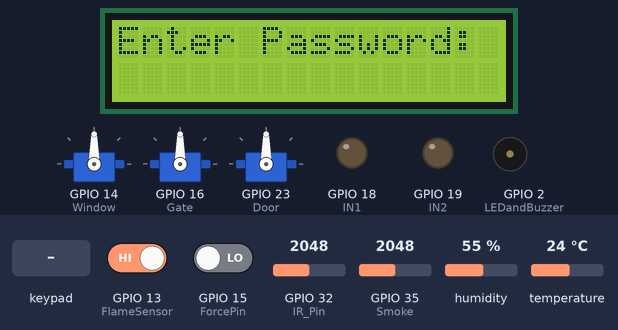
The sketch below on a simulated ESP32. Parts: 3 × servo, 16×2 character LCD, output pins drawn as LEDs (lit = HIGH), buzzer (waves = sounding). Inputs (shaded band) come from the test bench; at power-on: GPIO 13 (FlameSensor) HIGH, GPIO 15 (ForcePin) LOW, GPIO 32 (IR_Pin) = 2048, GPIO 35 (Smoke) = 2048, humidity 55 %, temperature 24 °C. WiFi joins after 1.5 s; servers stay silent unless stated; the Firebase database answers and starts empty; what the sketch prints to the serial monitor is not drawn.

Above: at 3.5 s.
3.6 s: keypad keys 1 2 3 4 # pressed 0.4 s apart
At 6.3 s:
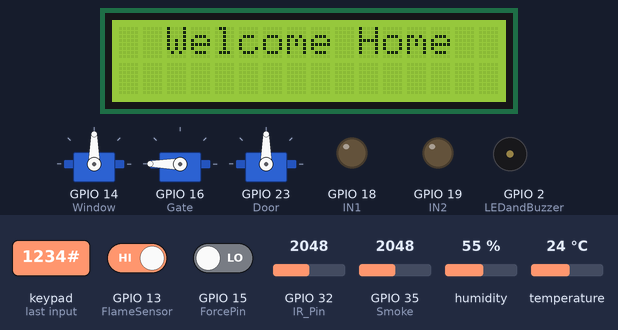
At 13.9 s:
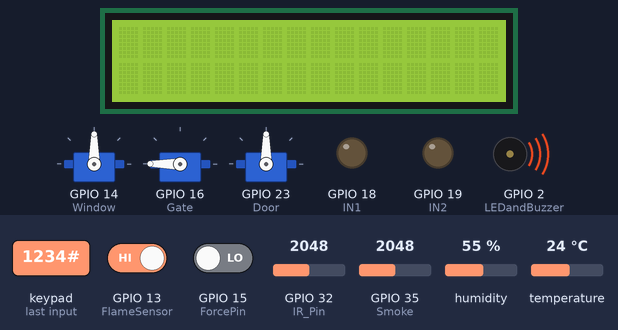
Timing chart, 0 to 29.3 s (numbered marks = the images above; inputs shaded):
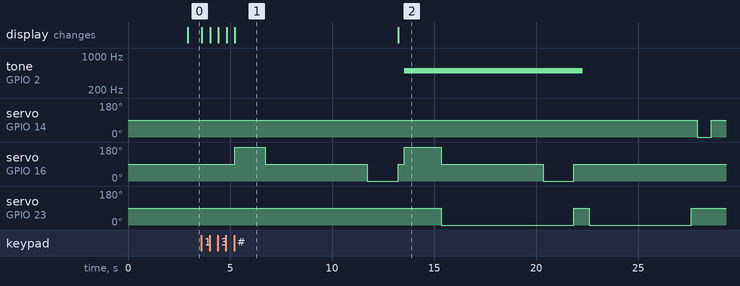

The sketch:

Smart_Home.ino
```cpp
#include <ESP32Servo.h>
#include <Adafruit_AHTX0.h>
#include <Keypad.h>// Library for Keypad
#include <LiquidCrystal_I2C.h> // Library for LCD

//-------------------------------------------------------------------
#include <FirebaseESP32.h>
#include <WiFiClientSecure.h>

// Firebase configuration
#define FIREBASE_HOST "https://esp-32-2c84d-default-rtdb.firebaseio.com/"   // RealTime Database Host Link
#define FIREBASE_AUTH "985113887683"

const char *wifi_name = "salsola";
const char *password = "bozo2010";

String alarm_path = "UsersData/Home/Alarm";
String door_path = "UsersData/Home/Door";
String fan_path = "UsersData/Home/Fan";
String gate_path = "UsersData/Home/Gate";
String light_path = "UsersData/Home/Light";
String rain_path = "UsersData/Home/Rain";
String temp_path = "UsersData/Home/Temp";
String window_path = "UsersData/Home/Window";
String ldr_path = "UsersData/Home/LDR";
String flame_path = "UsersData/Home/Flame";
String smoke_path = "UsersData/Home/Smoke";
String ir_path = "UsersData/Home/IR";

FirebaseData firebaseData;

//---------------------------------------------------------------------

#define ForcePin 15       // Force sensor analog input pin
int Pressure;
#define PressureThreshold 500

#define LDR 33
int LDR_Readings = 0;
#define LDRThreshold 3600

#define Window 14 // Window
#define Gate 16 // Gate
#define Door 23 // door

Servo Servo_Window;
Servo Servo_Gate;
Servo Servo_Door;

bool Someone = false;

#define FlameSensor 13      // Pin connected to the flame sensor
int FlameDetected;         // Variable to store the flame detection status

#define Smoke 35  // smoke sensor pin (analog)
#define SmokeThreshold 1000 // threshold value
int SmokeReadings;

#define LEDandBuzzer 2
#define Smoke_TONE 500
#define Flame_TONE 700
#define Brightness_TONE 1000

Adafruit_AHTX0 aht;   // Initialize the AHT10/AHT20 sensor object
// Variables to store temperature and humidity data
sensors_event_t humidity, temp;

#define IN1 18
#define IN2 19

#define IR_Pin 32         // IR sensor input pin
int IR_Readings;
bool Flag = false;

#define RainSensor 34  // Define the analog pin number for the rain sensor
int RainDropReadings;
bool Rain = false;

// Define keypad dimensions and pins
const byte ROWS = 4; //four rows
const byte COLS = 4; //four columns
// Global variables
String pad; // Stores entered keypad input
char key;   // Stores current key pressed
// Define keypad layout
char keys[ROWS][COLS] = {
  {'1','2','3','A'},
  {'4','5','6','B'},
  {'7','8','9','C'},
  {'*','0','#','D'}
};
// Define keypad row and column pin connections
byte rowPins[ROWS] = {12, 17, 27, 26};
byte colPins[COLS] = {25, 4, 5, 3};
// Create an object of the Keypad library
Keypad keypad = Keypad(makeKeymap(keys), rowPins, colPins, ROWS, COLS);
// Initialize LCD using I2C
LiquidCrystal_I2C LCD(0x27, 16, 2);

// Calibration parameters for your IR sensor
const int minAnalogValue = 100;   // Analog reading at minimum distance
const int maxAnalogValue = 800;   // Analog reading at maximum distance
const int minDistanceCM = 5;      // Minimum distance in cm
const int maxDistanceCM = 30;     // Maximum distance in cm

//---------------------------------------------------------------------------------

// Function to upload integer data to Firebase
void upload_int(String path, int value){
  if (Firebase.setInt(firebaseData, path, value)) {
    Serial.println("Data sent to Firebase!");
  } else {
    Serial.println("Failed to send data to Firebase.");
    Serial.println(firebaseData.errorReason());
  }
}

// Function to upload boolean data to Firebase
void upload_bool(String path, bool value){

  if (Firebase.setBool(firebaseData, path, value)) {
    Serial.println("Data sent to Firebase!");
  } else {
    Serial.println("Failed to send data to Firebase.");
    Serial.println(firebaseData.errorReason());
  }

}

// Function to read boolean data from Firebase
bool read(String path){
  if (Firebase.getBool(firebaseData, path)) {
    bool value = firebaseData.boolData();
    return value;
  } else {
    Serial.println("Failed to read data.");
    Serial.println(firebaseData.errorReason());
  }
}

//---------------------------------------------------------------------------------


void setup() {
  Serial.begin(9600);

  Servo_Window.attach(Window);
  Servo_Gate.attach(Gate);
  Servo_Door.attach(Door);

  pinMode(FlameSensor, INPUT);
  pinMode(Smoke,INPUT);
  pinMode(LEDandBuzzer,OUTPUT);

  // Check if the AHT10/AHT20 sensor is connected and functioning
  if (!aht.begin()) {
    Serial.println("Could not find AHT? Check wiring");
    while (1) delay(10); // Hangs the program in an infinite loop if sensor not found
  }

  pinMode(IN1,OUTPUT);
  pinMode(IN2,OUTPUT);

  LCD.init();
  LCD.backlight();

  //----------------------------------------------
   WiFi.begin(wifi_name, password);
    while(WiFi.status() != WL_CONNECTED){
    delay(1000);
    Serial.println("Connecting to Wifi!");
  }

  Firebase.begin(FIREBASE_HOST, FIREBASE_AUTH);
  //-----------------------------------------------
}

void loop() {

  Pressure = digitalRead(ForcePin);  // Read the analog value from the force sensor and map it to a pressure range of 0 to 4095

  // Read the status of the flame sensor (0 for flame detected, 1 for no flame detected)
  SmokeReadings = analogRead(Smoke); // getting sensor reading from A0 pin
  FlameDetected = digitalRead(FlameSensor);

  upload_bool(flame_path, !FlameDetected);
  upload_int(smoke_path, SmokeReadings);
  // Get fresh temperature and humidity data from the AHT10/AHT20 sensor
  aht.getEvent(&humidity, &temp);

  upload_int(temp_path, temp.temperature);

  IR_Readings = analogRead(IR_Pin);  // Read the analog value from the IR sensor
  int distanceCM = map(IR_Readings, minAnalogValue, maxAnalogValue, minDistanceCM, maxDistanceCM);
  upload_int(ir_path, distanceCM);

  Serial.print("Analog Value: ");
  Serial.print(IR_Readings);
  Serial.print(" | Distance: ");
  Serial.print(distanceCM);
  Serial.println(" cm");

  RainDropReadings = analogRead(RainSensor); // Read the analog value from the rain sensor

  LDR_Readings = analogRead(LDR);
  Serial.println(LDR_Readings);
  upload_int(ldr_path, LDR_Readings);

  Serial.println("-------------------------------------");

  if(!Someone){
    Security_System();
    Someone = true;
  }
  Lock_System();
  Alarm_System();
  Fan_System();
  Door_System();
  RainDrop_System();
  Brightness_System();

  Serial.println("-------------------------------------\n");
}

// Function to handle locking the gate
void Lock_System(){
  if(Pressure == 1){
    Serial.println("Bye");
    upload_bool(gate_path, true);

    LCD.setCursor(6, 0);
    LCD.print("Bye");

    Servo_Gate.write(180);
    delay(1500);
    Servo_Gate.write(90);
    delay(5000);
    Servo_Gate.write(0);
    delay(1500);
    Servo_Gate.write(90);

    Someone = false;
  }else{
    upload_bool(gate_path, false);
  }
}

// Function to handle alarm system
void Alarm_System(){
  if (SmokeReadings > SmokeThreshold) {
    upload_bool(alarm_path, true);
    Serial.println("Smoke detected !!");
    tone(LEDandBuzzer, Smoke_TONE);    // Turn ON the LED
    Emergency_System();
  } else {
    upload_bool(alarm_path, false);
    Serial.println("No Smoke...");
    noTone(LEDandBuzzer);     // Turn OFF the LED
  }

  // Check if a flame is detected
  if (FlameDetected == 0) {
    upload_bool(alarm_path, true);
    // If flame is detected, perform the following actions
    Serial.println("Flame detected...! Take action immediately.");
    tone(LEDandBuzzer, Flame_TONE);     // Turn ON the LED
    Emergency_System();
  } else {
    upload_bool(alarm_path, false);
    // If no flame is detected, perform the following actions
    Serial.println("No flame detected. Stay cool.");
    noTone(LEDandBuzzer);      // Turn OFF the LED
  }
}

// Function to control fan system
void Fan_System(){

  bool signal = read(fan_path);
    if(signal){
      digitalWrite(IN1, HIGH);
      digitalWrite(IN2, LOW);
    }else{
      digitalWrite(IN1, LOW);
      digitalWrite(IN2, LOW);
    }

}

// Function to handle door system
void Door_System(){
  if(IR_Readings < 3000){
    upload_bool(door_path, true);
    Serial.println("Person Detected");
    Servo_Door.write(0);
    delay(5000);
    Servo_Door.write(90);
  }
  else{
    upload_bool(door_path, false);
    Serial.println("No Person");
  }
}

// Function to handle raindrop system
void RainDrop_System(){
  if(RainDropReadings < 3000){
    upload_bool(rain_path, true);
    upload_bool(window_path, true);
    Serial.println("Raining");
    if(Rain == false){
      Servo_Window.write(0);
      delay(700);
      Servo_Window.write(90);
      Rain = true;
    }
  }
  else{
    upload_bool(rain_path, false);
    upload_bool(window_path, false);
    Serial.println("No Rain");
    if(Rain == true){
      Servo_Window.write(180);
      delay(1000);
      Servo_Window.write(90);
      Rain = false;
    }
  }
}

// Function to read keypad input
void readKeypad() {
  key = keypad.waitForKey();
  LCD.clear();
  LCD.setCursor(0, 0);
  LCD.print("Enter Password:");

  if (key != '#') {
    String knov = String(key);
    pad += knov;
    Serial.println(pad);
    LCD.setCursor(0, 1);
    LCD.print(pad);
  }

  if (key == '*') {
    pad = "";
    LCD.clear();
    LCD.setCursor(0, 0);
    LCD.print("Enter Password:");
  }
}

// Function to manage security system with keypad
void Security_System(){
  pad = "";
    String password = "1234";
    LCD.clear();
    LCD.setCursor(0, 0);
    LCD.print("Enter Password:");
    while (pad != password) {
      pad = "";
      key = ' ';

      // Read keypad input until '#' is pressed
      while (key != '#') {
        readKeypad();
      }

      if (pad == password) {
        Serial.println("Welcome Home");
        LCD.clear();
        LCD.setCursor(2, 0);
        LCD.print("Welcome Home");

        Servo_Gate.write(180);
        delay(1500);
        Servo_Gate.write(90);
        delay(5000);
        Servo_Gate.write(0);
        delay(1500);
        Servo_Gate.write(90);
        LCD.clear();
      } else {
        LCD.setCursor(3, 0);
        Serial.println("Try Again");
        LCD.clear();
        LCD.setCursor(3, 0);
        LCD.print("Try Again");
        delay(1000);
      }
    }
}

// Function to control LED brightness
void Brightness_System(){

  bool signal = read(light_path);
  if(signal){
    tone(LEDandBuzzer, Brightness_TONE);
  }else{
    noTone(LEDandBuzzer);
  }

}

void Emergency_System(){

  Servo_Gate.write(180);
  upload_bool(door_path, false);
  upload_bool(gate_path, false);
  delay(1500);
  Servo_Gate.write(90);

  Servo_Door.write(0);

  delay(5000);

  Servo_Gate.write(0);
  delay(1500);
  Servo_Gate.write(90);

  Servo_Door.write(90);
  upload_bool(door_path, true);
  upload_bool(gate_path, true);

}
```

Measured:
- after the input at 3.6 s, tone on GPIO 2 (LEDandBuzzer): silent → 500 Hz after 9.9 s, → silent 8.8 s later; servo on GPIO 14 (Window): 90° → 0° after 24.3 s, → 90° 0.70 s later
- what the display in image 1 shows lasts 8.0 s, from 5.2 s to 13.2 s
